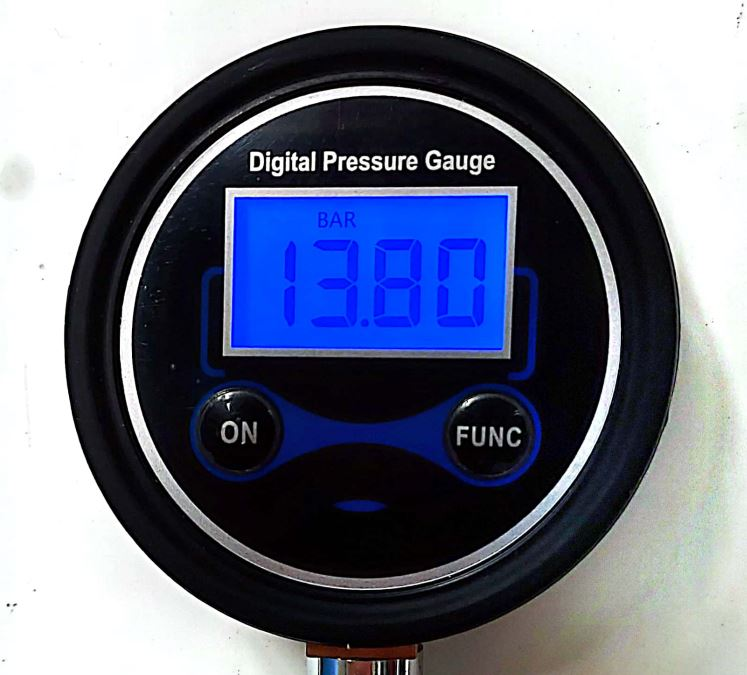
#> input picture GaugeDetectorCodes/digital_gauge_4.JPG, 747 x 675 px, found by its file name
$ python digital_gauge.py
#> lines starting #> are read from the running program, lines starting #| are printed output that depends on the picture; after the words box and inside, x2 and y2 are one past the last pixel; in counts of white or black regions, pixels touching at a corner belong together
import cv2
import imutils
import pytesseract

pytesseract.pytesseract.tesseract_cmd = 'C:\Program Files\Tesseract-OCR\\tesseract'

img = cv2.imread(r'C:\Users\naveen\Documents\images_for_GaugeDetection\digital_gauge_4.JPG')
#> img is the input picture: shape (675, 747, 3); mean B, G, R 132.2, 113.6, 108
img = imutils.resize(img, width=300)
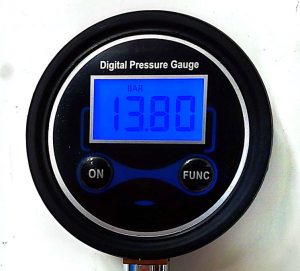
#> img: shape (271, 300, 3); mean B, G, R 132.2, 113.6, 108
cv2.imshow("original image", img)

gray_img = cv2.cvtColor(img, cv2.COLOR_BGR2GRAY)
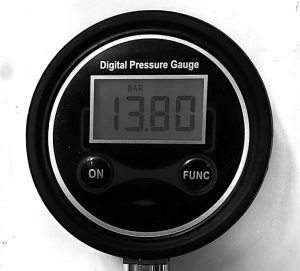
#> gray_img: shape (271, 300); min 0, max 255, mean 114
cv2.imshow("greyed image", gray_img)

gray_img = cv2.bilateralFilter(gray_img, 11, 17, 17)
cv2.imshow("smoothened image", gray_img)

edged = cv2.Canny(gray_img, 30, 200)
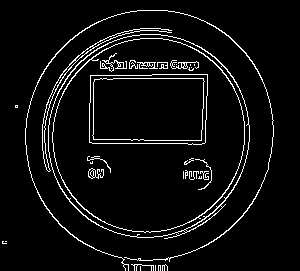
#> edged: shape (271, 300); 5.4% white in thin lines or dots, all inside (x1, y1, x2, y2) = (2, 10, 274, 271)
cv2.imshow("edged image", edged)

cnts, new = cv2.findContours(edged.copy(), cv2.RETR_LIST, cv2.CHAIN_APPROX_SIMPLE)
#> cnts = 65 contours, 45 with area under 20; largest, box (x1, y1, x2, y2) and area: (48, 34, 250, 239) 32328, (48, 34, 250, 238) 32034, (52, 38, 245, 233) 29278, (52, 38, 245, 233) 29128, (89, 74, 208, 145) 7991; new = 65 rows, first 6: [1, -1, -1, -1], [2, 0, -1, -1], [3, 1, -1, -1], [4, 2, -1, -1], [5, 3, -1, -1], [6, 4, -1, -1]
img1 = img.copy()
cv2.drawContours(img1, cnts, -1, (0, 255, 0), 3)
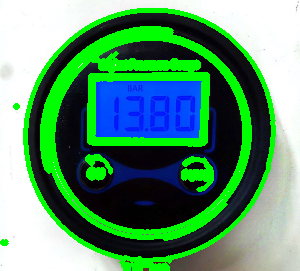
#> img1: shape (271, 300, 3); mean B, G, R 110.9, 148.1, 89.9
cv2.imshow("contours", img1)

cnts = sorted(cnts, key=cv2.contourArea, reverse=True)[:30]
#> cnts = 30 contours, 10 with area under 20; largest, box (x1, y1, x2, y2) and area: (48, 34, 250, 239) 32328, (48, 34, 250, 238) 32034, (52, 38, 245, 233) 29278, (52, 38, 245, 233) 29128, (89, 74, 208, 145) 7991
screenCnt = None
img2 = img.copy()
cv2.drawContours(img2, cnts, -1, (0, 255, 0), 3)
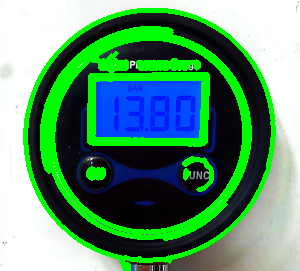
#> img2: shape (271, 300, 3); 19.58% of pixels changed, all inside (x1, y1, x2, y2) = (23, 8, 276, 271)
cv2.imshow("Top 30 contours", img2)


i = 7

for c in cnts:
    perimeter = cv2.arcLength(c, True)
    approx = cv2.approxPolyDP(c, 0.018 * perimeter, True)
    if len(approx) == 4:
        screenCnt = approx
        x, y, w, h = cv2.boundingRect(c)
        new_img = img[y:y + h, x:x + w]
        cv2.imwrite('./' + str(i) + '.png', new_img)
        break
#> this loop made 5 passes
#> (perimeter, screenCnt, x, y, w, h) on pass 5: (372.1, [[207, 74], [90, 75], [89, 142], [204, 143]], 89, 74, 119, 71)
#> perimeter on passes 1 to 4: 737.7, 697.2, 645.9, 654.3

cv2.drawContours(img, [screenCnt], -1, (0, 255, 0), 3)
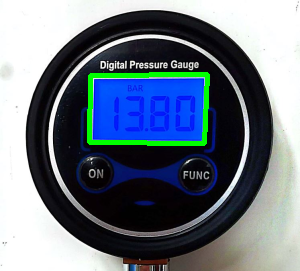
#> img: shape (271, 300, 3); 2.25% of pixels changed, all inside (x1, y1, x2, y2) = (87, 72, 210, 146)
cv2.imshow("image with detected license plate", img)

Cropped_loc = './7.png'
cropped_img = cv2.imread(Cropped_loc)
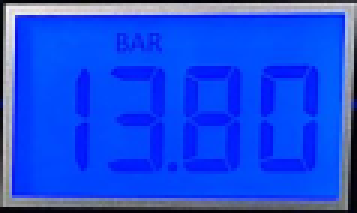
#> cropped_img: shape (71, 119, 3) (shown 3 times larger); mean B, G, R 227.8, 75, 25.8
cv2.imshow("cropped", cropped_img)

#> (the run stopped early here; a loop or call above may not have finished)

$ run again, with GaugeDetectorCodes/gauge-2.JPG copied over GaugeDetectorCodes/digital_gauge_4.JPG
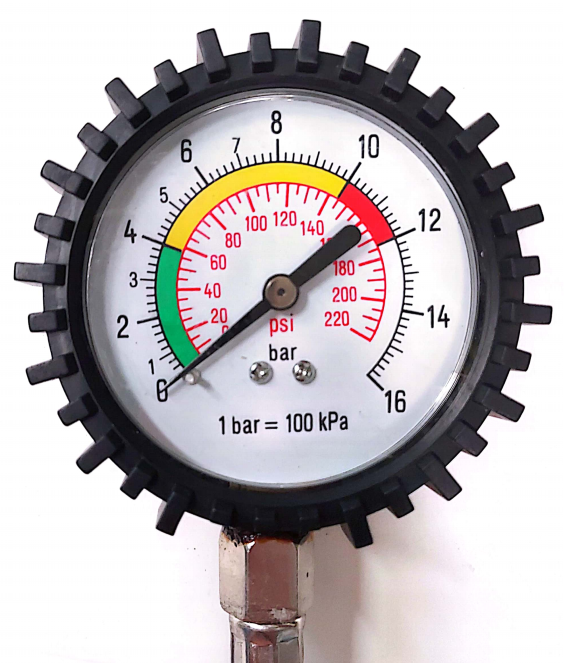
#> input picture GaugeDetectorCodes/gauge-2.JPG, 1155 x 1326 px, found by its file name (shown at 1/2 size)
#> img is the input picture: shape (1326, 1155, 3); mean B, G, R 185.5, 183.4, 188.4
#> img: shape (344, 300, 3)
#> `edged = cv2.Canny(gray_img, 30, 200)`:
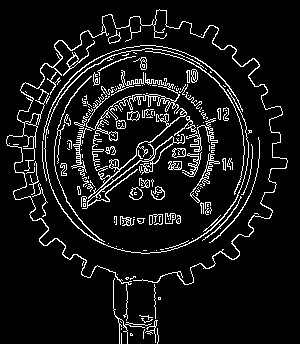
#> edged: shape (344, 300); 8.6% white in thin lines or dots
#> `cnts, new = cv2.findContours(edged.copy(), cv2.RETR_LIST, cv2.CHAIN_AP..`: cnts = 339 contours, 273 with area under 20; largest, box (x1, y1, x2, y2) and area: (6, 9, 288, 285) 670, (86, 73, 180, 141) 360, (82, 134, 185, 209) 299, (23, 113, 39, 138) 224, (88, 108, 187, 199) 212; new = 339 rows, first 6: [1, -1, -1, -1], [2, 0, -1, -1], [3, 1, -1, -1], [4, 2, -1, -1], [5, 3, -1, -1], [6, 4, -1, -1]
#> `cnts = sorted(cnts, key=cv2.contourArea, reverse=True)[:30]`: cnts = 30 contours; largest, box (x1, y1, x2, y2) and area: (6, 9, 288, 285) 670, (86, 73, 180, 141) 360, (82, 134, 185, 209) 299, (23, 113, 39, 138) 224, (88, 108, 187, 199) 212
#> `cv2.drawContours(img2, cnts, -1, (0, 255, 0), 3)`:
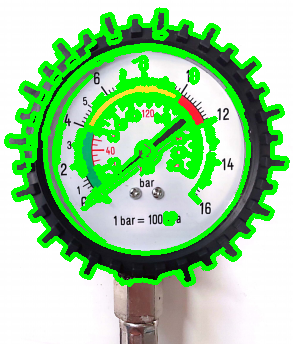
#> img2: shape (344, 300, 3); mean B, G, R 155.8, 209, 156.6
#> the loop `for c in cnts:` made 30 passes
#> perimeter on passes 1 to 8: 3534.4, 1063.3, 625.5, 92.18, 625.5, 445.2, 76.33, 230.1
